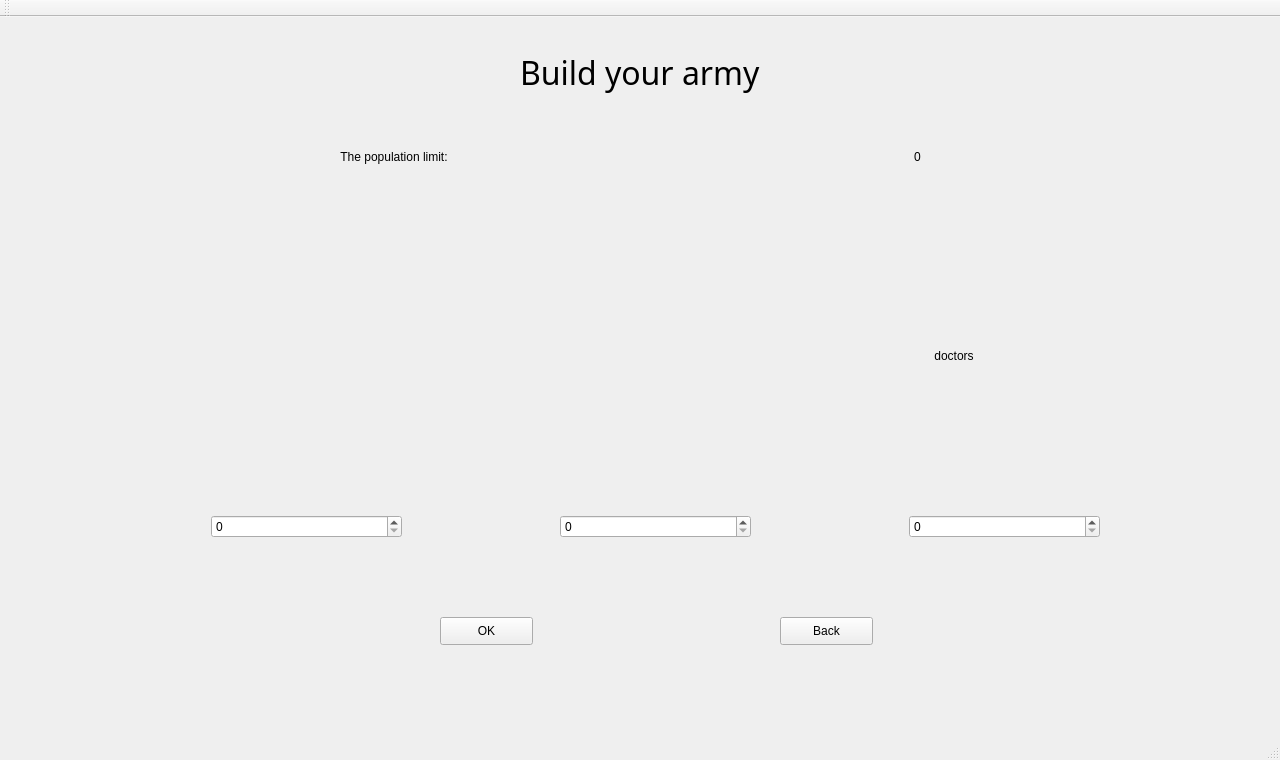
<?xml version="1.0" encoding="UTF-8"?>
<ui version="4.0">
 <class>QtGuiArmyConfig</class>
 <widget class="QMainWindow" name="QtGuiArmyConfig">
  <property name="geometry">
   <rect>
    <x>0</x>
    <y>0</y>
    <width>1280</width>
    <height>760</height>
   </rect>
  </property>
  <property name="windowTitle">
   <string>QtGuiArmyConfig</string>
  </property>
  <widget class="QWidget" name="centralWidget">
   <widget class="QLabel" name="label">
    <property name="geometry">
     <rect>
      <x>520</x>
      <y>20</y>
      <width>311</width>
      <height>71</height>
     </rect>
    </property>
    <property name="font">
     <font>
      <family>Alef</family>
      <pointsize>24</pointsize>
     </font>
    </property>
    <property name="text">
     <string>Build your army</string>
    </property>
   </widget>
   <widget class="QWidget" name="horizontalLayoutWidget">
    <property name="geometry">
     <rect>
      <x>200</x>
      <y>470</y>
      <width>911</width>
      <height>80</height>
     </rect>
    </property>
    <layout class="QHBoxLayout" name="horizontalLayout">
     <property name="spacing">
      <number>158</number>
     </property>
     <item>
      <widget class="QSpinBox" name="warriosNumber"/>
     </item>
     <item>
      <widget class="QSpinBox" name="archersNumber"/>
     </item>
     <item>
      <widget class="QSpinBox" name="doctorsNumber"/>
     </item>
    </layout>
   </widget>
   <widget class="QWidget" name="horizontalLayoutWidget_2">
    <property name="geometry">
     <rect>
      <x>200</x>
      <y>210</y>
      <width>911</width>
      <height>258</height>
     </rect>
    </property>
    <layout class="QHBoxLayout" name="horizontalLayout_2">
     <item>
      <widget class="QLabel" name="label_4">
       <property name="layoutDirection">
        <enum>Qt::LeftToRight</enum>
       </property>
       <property name="text">
        <string/>
       </property>
       <property name="pixmap">
        <pixmap>asset/warriorhead.png</pixmap>
       </property>
       <property name="scaledContents">
        <bool>false</bool>
       </property>
       <property name="alignment">
        <set>Qt::AlignCenter</set>
       </property>
      </widget>
     </item>
     <item>
      <widget class="QLabel" name="label_2">
       <property name="text">
        <string/>
       </property>
       <property name="pixmap">
        <pixmap>asset/archerhead.png</pixmap>
       </property>
       <property name="scaledContents">
        <bool>false</bool>
       </property>
       <property name="alignment">
        <set>Qt::AlignCenter</set>
       </property>
      </widget>
     </item>
     <item>
      <widget class="QLabel" name="label_3">
       <property name="text">
        <string>doctors</string>
       </property>
       <property name="alignment">
        <set>Qt::AlignCenter</set>
       </property>
      </widget>
     </item>
    </layout>
   </widget>
   <widget class="QWidget" name="horizontalLayoutWidget_3">
    <property name="geometry">
     <rect>
      <x>200</x>
      <y>100</y>
      <width>911</width>
      <height>80</height>
     </rect>
    </property>
    <layout class="QHBoxLayout" name="horizontalLayout_3">
     <property name="spacing">
      <number>158</number>
     </property>
     <item>
      <widget class="QLabel" name="label_6">
       <property name="text">
        <string>The population limit:</string>
       </property>
       <property name="alignment">
        <set>Qt::AlignCenter</set>
       </property>
      </widget>
     </item>
     <item>
      <widget class="QLabel" name="limit">
       <property name="text">
        <string>0</string>
       </property>
       <property name="alignment">
        <set>Qt::AlignCenter</set>
       </property>
      </widget>
     </item>
    </layout>
   </widget>
   <widget class="QPushButton" name="pushButton">
    <property name="geometry">
     <rect>
      <x>440</x>
      <y>600</y>
      <width>93</width>
      <height>28</height>
     </rect>
    </property>
    <property name="text">
     <string>OK</string>
    </property>
   </widget>
   <widget class="QPushButton" name="pushButton_2">
    <property name="geometry">
     <rect>
      <x>780</x>
      <y>600</y>
      <width>93</width>
      <height>28</height>
     </rect>
    </property>
    <property name="text">
     <string>Back</string>
    </property>
   </widget>
  </widget>
  <widget class="QMenuBar" name="menuBar">
   <property name="geometry">
    <rect>
     <x>0</x>
     <y>0</y>
     <width>1280</width>
     <height>26</height>
    </rect>
   </property>
  </widget>
  <widget class="QToolBar" name="mainToolBar">
   <attribute name="toolBarArea">
    <enum>TopToolBarArea</enum>
   </attribute>
   <attribute name="toolBarBreak">
    <bool>false</bool>
   </attribute>
  </widget>
  <widget class="QStatusBar" name="statusBar"/>
 </widget>
 <layoutdefault spacing="6" margin="11"/>
 <resources/>
 <connections>
  <connection>
   <sender>pushButton</sender>
   <signal>clicked()</signal>
   <receiver>QtGuiArmyConfig</receiver>
   <slot>BtnOK_Click()</slot>
   <hints>
    <hint type="sourcelabel">
     <x>517</x>
     <y>651</y>
    </hint>
    <hint type="destinationlabel">
     <x>595</x>
     <y>667</y>
    </hint>
   </hints>
  </connection>
  <connection>
   <sender>pushButton_2</sender>
   <signal>clicked()</signal>
   <receiver>QtGuiArmyConfig</receiver>
   <slot>BtnB_Click()</slot>
   <hints>
    <hint type="sourcelabel">
     <x>842</x>
     <y>659</y>
    </hint>
    <hint type="destinationlabel">
     <x>952</x>
     <y>676</y>
    </hint>
   </hints>
  </connection>
 </connections>
 <slots>
  <slot>BtnOK_Click()</slot>
  <slot>BtnB_Click()</slot>
 </slots>
</ui>
